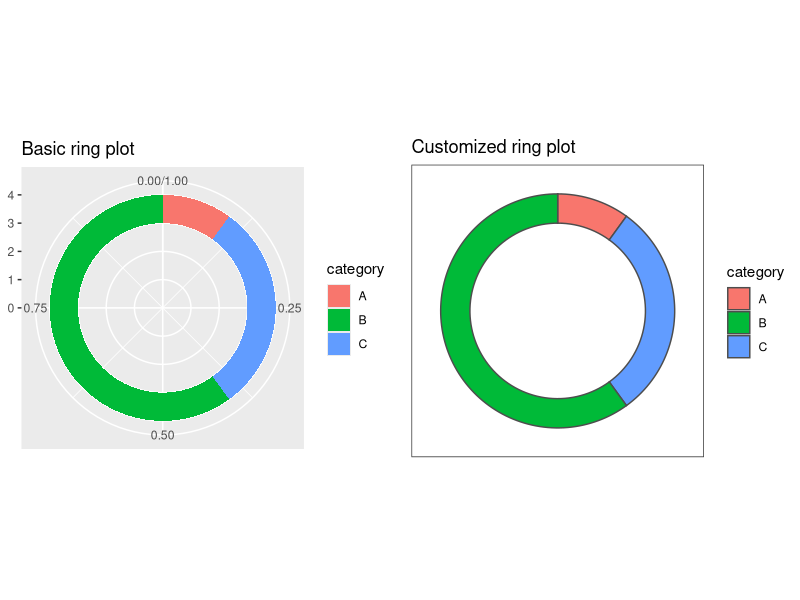

R code for this plot:
#From http://stackoverflow.com/questions/13615562/ggplot-donut-chart
library(ggplot2)

# Create test data.
dat = data.frame(count=c(10, 60, 30), category=c("A", "B", "C"))

# Add addition columns, needed for drawing with geom_rect.
dat$fraction = dat$count / sum(dat$count)
dat = dat[order(dat$fraction), ]
dat$ymax = cumsum(dat$fraction)
dat$ymin = c(0, head(dat$ymax, n=-1))

p1 = ggplot(dat, aes(fill=category, ymax=ymax, ymin=ymin, xmax=4, xmin=3)) +
  geom_rect() +
  coord_polar(theta="y") +
  xlim(c(0, 4)) +
  labs(title="Basic ring plot")

p2 = ggplot(dat, aes(fill=category, ymax=ymax, ymin=ymin, xmax=4, xmin=3)) +
  geom_rect(colour="grey30") +
  coord_polar(theta="y") +
  xlim(c(0, 4)) +
  theme_bw() +
  theme(panel.grid=element_blank()) +
  theme(axis.text=element_blank()) +
  theme(axis.ticks=element_blank()) +
  labs(title="Customized ring plot")


library(gridExtra)
#png("ring_plots_1.png", height=4, width=8, units="in", res=120)
grid.arrange(p1, p2, nrow=1)
dev.off()